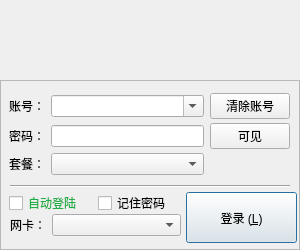
<?xml version="1.0" encoding="UTF-8"?>
<ui version="4.0">
 <class>LoginDialog</class>
 <widget class="QDialog" name="LoginDialog">
  <property name="geometry">
   <rect>
    <x>0</x>
    <y>0</y>
    <width>300</width>
    <height>250</height>
   </rect>
  </property>
  <property name="minimumSize">
   <size>
    <width>300</width>
    <height>250</height>
   </size>
  </property>
  <property name="maximumSize">
   <size>
    <width>300</width>
    <height>250</height>
   </size>
  </property>
  <property name="windowTitle">
   <string>NDR 东软校园网络认证</string>
  </property>
  <property name="windowIcon">
   <iconset resource="../client.qrc">
    <normaloff>:/icons/icons/logo.png</normaloff>:/icons/icons/logo.png</iconset>
  </property>
  <property name="styleSheet">
   <string notr="true"/>
  </property>
  <layout class="QGridLayout" name="gridLayout_2">
   <property name="leftMargin">
    <number>0</number>
   </property>
   <property name="topMargin">
    <number>0</number>
   </property>
   <property name="rightMargin">
    <number>0</number>
   </property>
   <property name="bottomMargin">
    <number>0</number>
   </property>
   <property name="verticalSpacing">
    <number>0</number>
   </property>
   <item row="0" column="0">
    <widget class="QLabel" name="label_3">
     <property name="minimumSize">
      <size>
       <width>300</width>
       <height>80</height>
      </size>
     </property>
     <property name="maximumSize">
      <size>
       <width>300</width>
       <height>80</height>
      </size>
     </property>
     <property name="autoFillBackground">
      <bool>false</bool>
     </property>
     <property name="styleSheet">
      <string notr="true">background-image: url(:/images/panel_face/top/face/face.png);</string>
     </property>
     <property name="frameShadow">
      <enum>QFrame::Plain</enum>
     </property>
     <property name="text">
      <string/>
     </property>
     <property name="scaledContents">
      <bool>false</bool>
     </property>
    </widget>
   </item>
   <item row="1" column="0">
    <widget class="QFrame" name="frame">
     <property name="frameShape">
      <enum>QFrame::StyledPanel</enum>
     </property>
     <property name="frameShadow">
      <enum>QFrame::Raised</enum>
     </property>
     <widget class="QWidget" name="layoutWidget">
      <property name="geometry">
       <rect>
        <x>10</x>
        <y>132</y>
        <width>171</width>
        <height>26</height>
       </rect>
      </property>
      <layout class="QHBoxLayout" name="horizontalLayout_2">
       <item>
        <widget class="QLabel" name="label_4">
         <property name="sizePolicy">
          <sizepolicy hsizetype="Fixed" vsizetype="Preferred">
           <horstretch>0</horstretch>
           <verstretch>0</verstretch>
          </sizepolicy>
         </property>
         <property name="minimumSize">
          <size>
           <width>0</width>
           <height>0</height>
          </size>
         </property>
         <property name="text">
          <string>网卡：</string>
         </property>
        </widget>
       </item>
       <item>
        <widget class="QComboBox" name="comboIface"/>
       </item>
      </layout>
     </widget>
     <widget class="QWidget" name="layoutWidget2">
      <property name="geometry">
       <rect>
        <x>9</x>
        <y>9</y>
        <width>281</width>
        <height>91</height>
       </rect>
      </property>
      <layout class="QGridLayout" name="gridLayout">
       <property name="verticalSpacing">
        <number>0</number>
       </property>
       <item row="6" column="1">
        <widget class="QComboBox" name="cmbModel">
         <property name="minimumSize">
          <size>
           <width>60</width>
           <height>0</height>
          </size>
         </property>
         <property name="styleSheet">
          <string notr="true"/>
         </property>
         <property name="insertPolicy">
          <enum>QComboBox::InsertAtBottom</enum>
         </property>
        </widget>
       </item>
       <item row="6" column="0">
        <widget class="QLabel" name="label_5">
         <property name="text">
          <string>套餐：</string>
         </property>
        </widget>
       </item>
       <item row="2" column="0">
        <widget class="QLabel" name="label">
         <property name="sizePolicy">
          <sizepolicy hsizetype="Maximum" vsizetype="Preferred">
           <horstretch>0</horstretch>
           <verstretch>0</verstretch>
          </sizepolicy>
         </property>
         <property name="text">
          <string>账号：</string>
         </property>
        </widget>
       </item>
       <item row="3" column="0">
        <widget class="QLabel" name="label_2">
         <property name="sizePolicy">
          <sizepolicy hsizetype="Maximum" vsizetype="Preferred">
           <horstretch>0</horstretch>
           <verstretch>0</verstretch>
          </sizepolicy>
         </property>
         <property name="text">
          <string>密码：</string>
         </property>
        </widget>
       </item>
       <item row="3" column="1">
        <widget class="QLineEdit" name="editPassword">
         <property name="sizePolicy">
          <sizepolicy hsizetype="Preferred" vsizetype="Fixed">
           <horstretch>0</horstretch>
           <verstretch>0</verstretch>
          </sizepolicy>
         </property>
         <property name="minimumSize">
          <size>
           <width>50</width>
           <height>0</height>
          </size>
         </property>
         <property name="styleSheet">
          <string notr="true"/>
         </property>
         <property name="text">
          <string/>
         </property>
         <property name="echoMode">
          <enum>QLineEdit::Password</enum>
         </property>
        </widget>
       </item>
       <item row="2" column="1">
        <widget class="QComboBox" name="cmbAccount">
         <property name="minimumSize">
          <size>
           <width>50</width>
           <height>0</height>
          </size>
         </property>
         <property name="styleSheet">
          <string notr="true"/>
         </property>
         <property name="editable">
          <bool>true</bool>
         </property>
        </widget>
       </item>
       <item row="2" column="2">
        <widget class="QPushButton" name="btnDelUserInfo">
         <property name="sizePolicy">
          <sizepolicy hsizetype="Preferred" vsizetype="Fixed">
           <horstretch>0</horstretch>
           <verstretch>0</verstretch>
          </sizepolicy>
         </property>
         <property name="maximumSize">
          <size>
           <width>80</width>
           <height>16777215</height>
          </size>
         </property>
         <property name="styleSheet">
          <string notr="true"/>
         </property>
         <property name="text">
          <string>清除账号</string>
         </property>
         <property name="autoDefault">
          <bool>false</bool>
         </property>
        </widget>
       </item>
       <item row="3" column="2">
        <widget class="QPushButton" name="btnShowPassword">
         <property name="maximumSize">
          <size>
           <width>80</width>
           <height>16777215</height>
          </size>
         </property>
         <property name="text">
          <string>可见</string>
         </property>
         <property name="checkable">
          <bool>true</bool>
         </property>
        </widget>
       </item>
      </layout>
     </widget>
     <widget class="Line" name="line">
      <property name="geometry">
       <rect>
        <x>10</x>
        <y>98</y>
        <width>280</width>
        <height>16</height>
       </rect>
      </property>
      <property name="orientation">
       <enum>Qt::Horizontal</enum>
      </property>
     </widget>
     <widget class="QWidget" name="">
      <property name="geometry">
       <rect>
        <x>9</x>
        <y>113</y>
        <width>171</width>
        <height>20</height>
       </rect>
      </property>
      <layout class="QHBoxLayout" name="horizontalLayout">
       <item>
        <widget class="QCheckBox" name="chkAutoLogin">
         <property name="styleSheet">
          <string notr="true">color: rgb(32, 175, 72);</string>
         </property>
         <property name="text">
          <string>自动登陆</string>
         </property>
        </widget>
       </item>
       <item>
        <widget class="QCheckBox" name="chkSavePasswd">
         <property name="layoutDirection">
          <enum>Qt::LeftToRight</enum>
         </property>
         <property name="styleSheet">
          <string notr="true"/>
         </property>
         <property name="text">
          <string>记住密码</string>
         </property>
        </widget>
       </item>
      </layout>
     </widget>
     <widget class="QPushButton" name="btnLogin">
      <property name="geometry">
       <rect>
        <x>186</x>
        <y>112</y>
        <width>111</width>
        <height>51</height>
       </rect>
      </property>
      <property name="sizePolicy">
       <sizepolicy hsizetype="Preferred" vsizetype="Preferred">
        <horstretch>0</horstretch>
        <verstretch>0</verstretch>
       </sizepolicy>
      </property>
      <property name="styleSheet">
       <string notr="true"/>
      </property>
      <property name="text">
       <string>登录 (&amp;L)</string>
      </property>
      <property name="autoDefault">
       <bool>true</bool>
      </property>
      <property name="default">
       <bool>true</bool>
      </property>
     </widget>
    </widget>
   </item>
  </layout>
 </widget>
 <tabstops>
  <tabstop>editPassword</tabstop>
  <tabstop>btnLogin</tabstop>
 </tabstops>
 <resources>
  <include location="../client.qrc"/>
 </resources>
 <connections>
  <connection>
   <sender>cmbModel</sender>
   <signal>currentIndexChanged(int)</signal>
   <receiver>LoginDialog</receiver>
   <slot>handle_model_change(int)</slot>
   <hints>
    <hint type="sourcelabel">
     <x>245</x>
     <y>116</y>
    </hint>
    <hint type="destinationlabel">
     <x>149</x>
     <y>124</y>
    </hint>
   </hints>
  </connection>
  <connection>
   <sender>editPassword</sender>
   <signal>returnPressed()</signal>
   <receiver>btnLogin</receiver>
   <slot>click()</slot>
   <hints>
    <hint type="sourcelabel">
     <x>126</x>
     <y>141</y>
    </hint>
    <hint type="destinationlabel">
     <x>239</x>
     <y>203</y>
    </hint>
   </hints>
  </connection>
 </connections>
 <slots>
  <slot>handle_model_change(int)</slot>
 </slots>
</ui>
